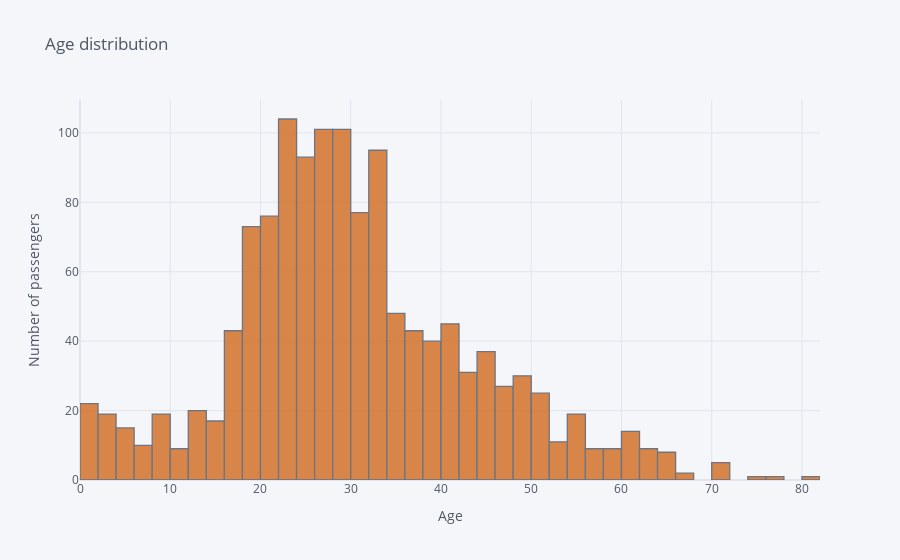

The notebook cell this image was saved under:
### Code cell
# Using cufflinks with 50 bins:
titanic['Age'].iplot(kind='hist', x='Age', xTitle='Age', yTitle='Number of passengers', title='Age distribution', bins=50, color='chocolate')

### Figure 1 — Plotly figure (JSON) as saved in the notebook; plotly's stock layout.template omitted (floating-point values rounded to 4 significant figures; data arrays with more than 128 entries replaced by an {"elided": "..."} marker saying what was removed)
{"data": [{"histfunc": "count", "histnorm": "", "marker": {"color": "rgba(210, 105, 30, 1.0)", "line": {"color": "#4D5663", "width": 1.3}}, "name": "Age", "nbinsx": 50, "opacity": 0.8, "orientation": "v", "type": "histogram", "x": {"elided": "1309 float values"}}], "layout": {"autosize": true, "barmode": "overlay", "legend": {"bgcolor": "#F5F6F9", "font": {"color": "#4D5663"}}, "paper_bgcolor": "#F5F6F9", "plot_bgcolor": "#F5F6F9", "title": {"font": {"color": "#4D5663"}, "text": "Age distribution"}, "xaxis": {"autorange": true, "gridcolor": "#E1E5ED", "range": [0, 82], "showgrid": true, "tickfont": {"color": "#4D5663"}, "title": {"font": {"color": "#4D5663"}, "text": "Age"}, "type": "linear", "zerolinecolor": "#E1E5ED"}, "yaxis": {"autorange": true, "gridcolor": "#E1E5ED", "range": [0, 109.5], "showgrid": true, "tickfont": {"color": "#4D5663"}, "title": {"font": {"color": "#4D5663"}, "text": "Number of passengers"}, "zerolinecolor": "#E1E5ED"}}}
